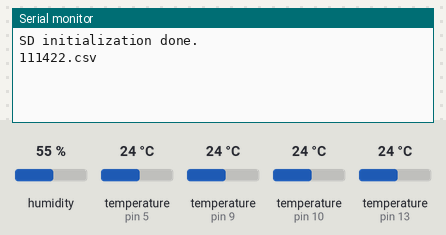
A sketch run on a simulated Arduino Uno, built with avr-gcc and run on an emulated ATmega328P. Shown: the last lines printed to the serial monitor. The test bench sets the inputs (shaded band); at power-on: temperature (sensors on pin 5, pin 9, pin 10, pin 13) 24 °C, humidity 55 %. Storage starts empty.

Above: at 1.2 s.
1.3 s: temperature (sensor on pin 5) set to 12 °C
At 3.7 s:
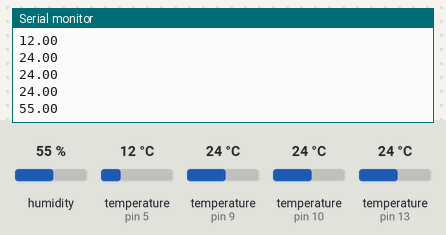
7.5 s: humidity set to 22 %
13.7 s: temperature (sensor on pin 9) set to 19 °C
At 15.5 s:
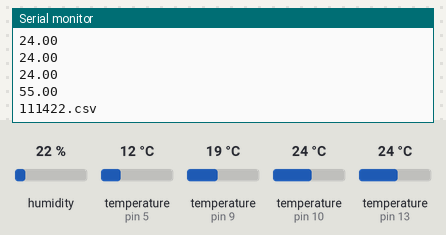
19.9 s: temperature (sensor on pin 10) set to 28 °C
At 20.7 s:
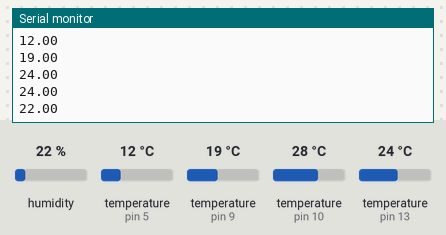
26.1 s: temperature (sensor on pin 13) set to 33 °C
At 29.5 s:
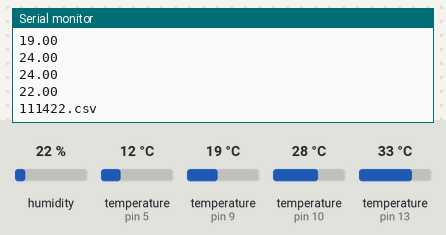
32.3 s: temperature (sensor on pin 5) set to 41 °C
At 33.0 s:
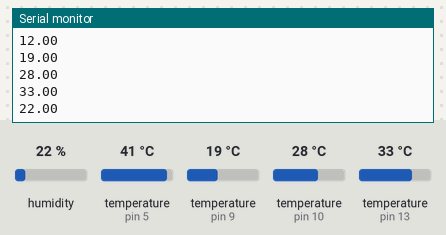
Timing chart, 0 to 35.3 s (numbered marks = the images above; inputs shaded):
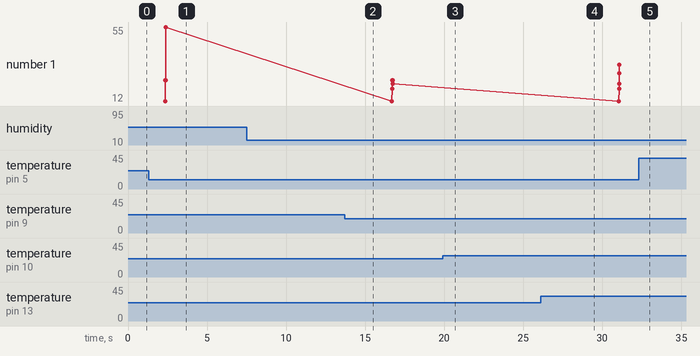

Measured:
- after the input at 1.3 s, the serial monitor: prints a new line after 1.0 s (image 1)

The sketch:

beeshield_hardware_time.ino
```cpp
#include "DHT.h"
DHT dht(13, DHT22);

#include <Wire.h>
#include <RTClib.h>
RTC_Millis RTC;

#include <OneWire.h>
#include <DallasTemperature.h>

OneWire oneWire0(5);
DallasTemperature sensor0(&oneWire0);

OneWire oneWire1(9);
DallasTemperature sensor1(&oneWire1);

OneWire oneWire2(10);
DallasTemperature sensor2(&oneWire2);

#include <SD.h>
File myFile;

void setup() {
  Serial.begin(9600);

  while (!Serial);

  if (!SD.begin(11)) {
    Serial.println("SD initialization failed!");
    return;
  }
  Serial.println("SD initialization done.");

  sensor0.begin();
  sensor1.begin();
  sensor2.begin();
  RTC.begin(DateTime(__DATE__, __TIME__));
}

void loop () {

  float h = dht.readHumidity();
  float t = dht.readTemperature();

  DateTime now = RTC.now();
  String filename = "";
//  filename += now.year();
  String month = String(now.month());
  if (now.month() < 10) {
    month = "0" + month;
  }
  String day = String(now.day());
  if (now.day() < 10) {
    day = "0" + day;
  }
  String hour = String(now.hour());
  if (now.hour() < 10) {
    hour = "0" + hour;
  }
//  String minute = String(now.minute());
//  if (now.minute() < 10) {
//    minute = "0" + minute;
//  }
  filename += month;
  filename += day;
  filename += hour;
//  filename += minute;
  filename += ".csv";

  char __dataFileName[filename.length() + 1];
  filename.toCharArray(__dataFileName, sizeof(__dataFileName));
  Serial.println("");
  Serial.println(__dataFileName);

  myFile = SD.open(__dataFileName, FILE_WRITE);
  if (myFile) {
    sensor0.requestTemperatures();
    sensor1.requestTemperatures();
    sensor2.requestTemperatures();
    Serial.println(sensor0.getTempCByIndex(0));
    Serial.println(sensor1.getTempCByIndex(0));
    Serial.println(sensor2.getTempCByIndex(0));
    Serial.println(t);
    Serial.println(h);
    myFile.print(sensor0.getTempCByIndex(0));
    myFile.print(",");
    myFile.print(sensor1.getTempCByIndex(0));
    myFile.print(",");
    myFile.print(sensor2.getTempCByIndex(0));
    myFile.print(",");
    myFile.print(t);
    myFile.print(",");
    myFile.print(h);
    myFile.print(",");
    myFile.println(now.get());
  } else {
    Serial.println("FAIL");
  }
  myFile.close();

  delay(12000);
};
```
